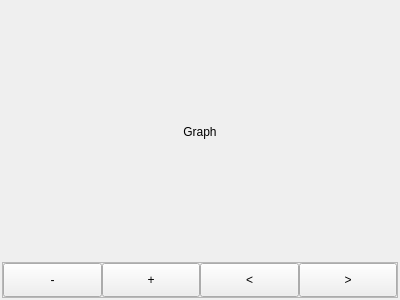
<?xml version="1.0" encoding="UTF-8"?>
<ui version="4.0">
 <class>FocuserControls</class>
 <widget class="QFrame" name="FocuserControls">
  <property name="geometry">
   <rect>
    <x>0</x>
    <y>0</y>
    <width>400</width>
    <height>300</height>
   </rect>
  </property>
  <property name="windowTitle">
   <string>Frame</string>
  </property>
  <property name="styleSheet">
   <string notr="true">FocuserControls &gt; QFrame { 
	border:none;
}
</string>
  </property>
  <layout class="QVBoxLayout" name="verticalLayout">
   <property name="spacing">
    <number>0</number>
   </property>
   <property name="leftMargin">
    <number>2</number>
   </property>
   <property name="topMargin">
    <number>2</number>
   </property>
   <property name="rightMargin">
    <number>2</number>
   </property>
   <property name="bottomMargin">
    <number>2</number>
   </property>
   <item>
    <widget class="QLabel" name="label">
     <property name="sizePolicy">
      <sizepolicy hsizetype="Preferred" vsizetype="MinimumExpanding">
       <horstretch>0</horstretch>
       <verstretch>0</verstretch>
      </sizepolicy>
     </property>
     <property name="text">
      <string>Graph</string>
     </property>
     <property name="alignment">
      <set>Qt::AlignCenter</set>
     </property>
    </widget>
   </item>
   <item>
    <widget class="QFrame" name="frame_2">
     <property name="sizePolicy">
      <sizepolicy hsizetype="Preferred" vsizetype="Minimum">
       <horstretch>0</horstretch>
       <verstretch>0</verstretch>
      </sizepolicy>
     </property>
     <property name="minimumSize">
      <size>
       <width>0</width>
       <height>36</height>
      </size>
     </property>
     <property name="frameShape">
      <enum>QFrame::StyledPanel</enum>
     </property>
     <property name="frameShadow">
      <enum>QFrame::Raised</enum>
     </property>
     <layout class="QHBoxLayout" name="horizontalLayout">
      <property name="spacing">
       <number>0</number>
      </property>
      <property name="leftMargin">
       <number>0</number>
      </property>
      <property name="topMargin">
       <number>0</number>
      </property>
      <property name="rightMargin">
       <number>0</number>
      </property>
      <property name="bottomMargin">
       <number>0</number>
      </property>
      <item>
       <widget class="QPushButton" name="pushButton_4">
        <property name="sizePolicy">
         <sizepolicy hsizetype="Preferred" vsizetype="Preferred">
          <horstretch>0</horstretch>
          <verstretch>0</verstretch>
         </sizepolicy>
        </property>
        <property name="text">
         <string>-</string>
        </property>
       </widget>
      </item>
      <item>
       <widget class="QPushButton" name="pushButton_5">
        <property name="sizePolicy">
         <sizepolicy hsizetype="Preferred" vsizetype="Preferred">
          <horstretch>0</horstretch>
          <verstretch>0</verstretch>
         </sizepolicy>
        </property>
        <property name="text">
         <string>+</string>
        </property>
       </widget>
      </item>
      <item>
       <widget class="QPushButton" name="pushButton_2">
        <property name="sizePolicy">
         <sizepolicy hsizetype="Preferred" vsizetype="Preferred">
          <horstretch>0</horstretch>
          <verstretch>0</verstretch>
         </sizepolicy>
        </property>
        <property name="text">
         <string>&lt;</string>
        </property>
       </widget>
      </item>
      <item>
       <widget class="QPushButton" name="pushButton">
        <property name="sizePolicy">
         <sizepolicy hsizetype="Preferred" vsizetype="Preferred">
          <horstretch>0</horstretch>
          <verstretch>0</verstretch>
         </sizepolicy>
        </property>
        <property name="text">
         <string>&gt;</string>
        </property>
       </widget>
      </item>
     </layout>
    </widget>
   </item>
  </layout>
 </widget>
 <resources/>
 <connections/>
</ui>
